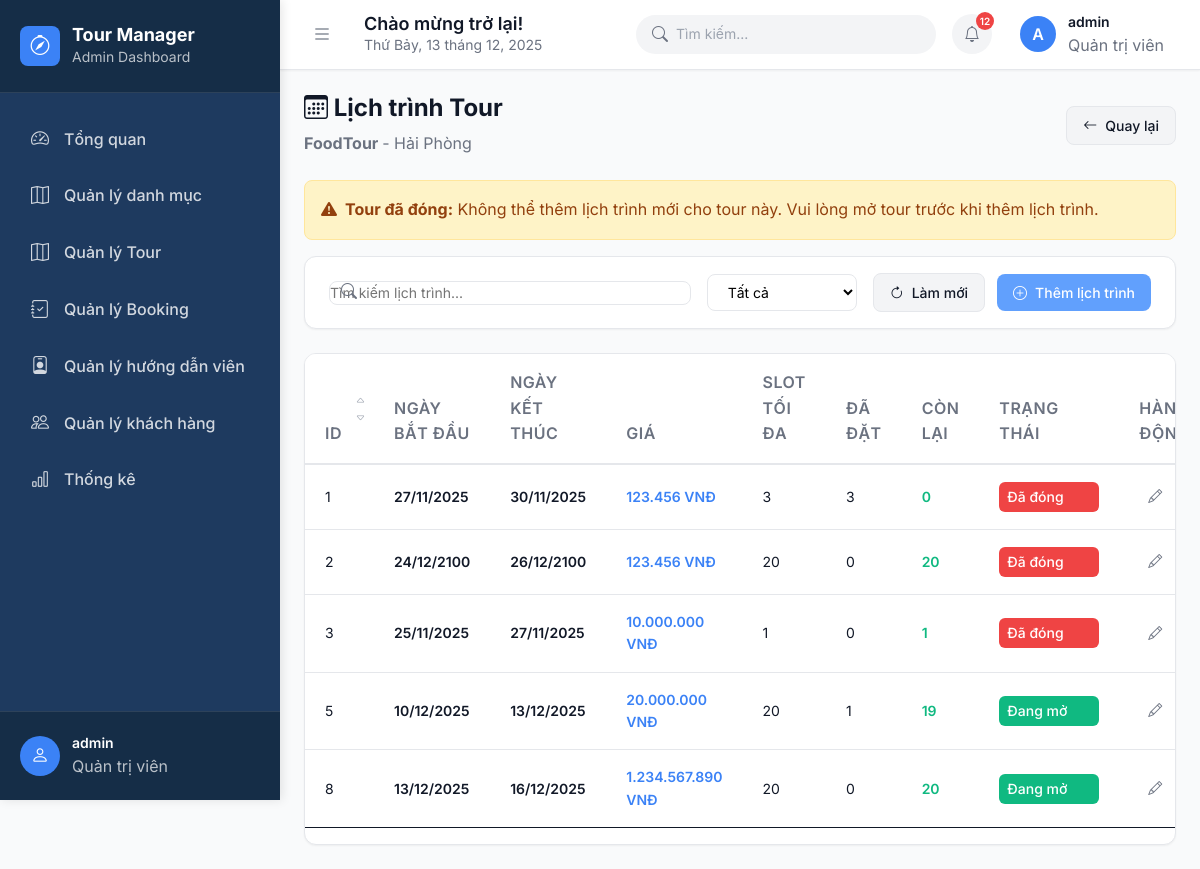
The page /?act=schedule-list&id=16 (signed in) on the database its author committed.
### tables this page shows
CREATE TABLE `tour` (
  `id` int NOT NULL,
  `tour_name` varchar(100) DEFAULT NULL,
  `image` varchar(255) DEFAULT NULL,
  `description` text,
  `destination` varchar(100) DEFAULT NULL,
  `id_danh_muc` int DEFAULT NULL,
  `status` tinyint(1) DEFAULT NULL,
  `duration` int DEFAULT NULL
);

CREATE TABLE `tour_schedule` (
  `id` int NOT NULL,
  `tour_id` int NOT NULL COMMENT 'ID của tour',
  `start_date` date NOT NULL COMMENT 'Ngày bắt đầu tour',
  `end_date` date NOT NULL COMMENT 'Ngày kết thúc tour',
  `price` decimal(15,2) NOT NULL DEFAULT '0.00' COMMENT 'Giá tour',
  `max_slots` int NOT NULL DEFAULT '0' COMMENT 'Số slot tối đa',
  `booked_slots` int NOT NULL DEFAULT '0' COMMENT 'Số slot đã đặt',
  `status` varchar(20) NOT NULL DEFAULT 'sap_mo' COMMENT 'Trạng thái: sap_mo, dang_mo, da_dong',
  `created_at` timestamp NOT NULL DEFAULT CURRENT_TIMESTAMP COMMENT 'Thời gian tạo',
  `updated_at` timestamp NOT NULL DEFAULT CURRENT_TIMESTAMP ON UPDATE CURRENT_TIMESTAMP COMMENT 'Thời gian cập nhật'
);

### controllers/TourController.php (called while the page is built, shortened)
<?php
class TourController
{
    public $modelTour;
    public $modelSchedule;
    public function __construct()
    {
        $this->modelTour = new TourModel();
        $this->modelSchedule = new ScheduleModel();
    }
   public function scheduleList()
{
    $tourId = $_GET['id'] ?? null;
    $this->modelSchedule->closeExpiredSchedulesByTour($tourId);
    $tour = $this->modelTour->getTourById($tourId);
    $schedules = $this->modelSchedule->getSchedulesByTour($tourId);
    require_file_view('Admin/Quanlytour/schedule-list', [
        'tour' => $tour,
        'schedules' => $schedules
    ]);
}
}

### models/TourModel.php (called while the page is built, shortened)
<?php
class TourModel
{
    public $conn;
    public function __construct()
    {
        $this->conn = connectDB();
    }
    public function getTourById($id)
{
    try {
        $sql = "SELECT tour.*, danhmuctour.category_name
                FROM tour
                LEFT JOIN danhmuctour
                ON tour.id_danh_muc = danhmuctour.id
                WHERE tour.id = ?";
        $stmt = $this->conn->prepare($sql);
        $stmt->execute([$id]);
        return $stmt->fetch();
    } catch (PDOException $e) {
        die("Lỗi SQL: " . $e->getMessage());
    }
}
}

### models/ScheduleModel.php (called while the page is built, shortened)
<?php
class ScheduleModel
{
    private $conn;
    protected $table = "tour_schedule";
    public function __construct()
    {
        $this->conn = connectDB();
    }
    public function getSchedulesByTour($tourId)
    {
        $sql = "SELECT * FROM $this->table WHERE tour_id = ?";
        $stmt = $this->conn->prepare($sql);
        $stmt->execute([$tourId]);
        return $stmt->fetchAll();
    }
}

### views/Admin/Quanlytour/schedule-list.php (the view, shortened to what this page needs)
<?php include "views/layout/header.php"; ?>
<?php include "views/layout/sidebar.php"; ?>
<div class="page-header">
    <div style="display: flex; justify-content: space-between; align-items: center; flex-wrap: wrap; gap: 1rem;">
        <div>
            <h1 style="margin-bottom: 0.5rem;">
                <i class="bi bi-calendar3"></i> Lịch trình Tour
            </h1>
            <p style="color: var(--text-secondary); margin: 0; font-size: 1rem;">
                <strong><?= ($tour['tour_name']) ?></strong> - <?= ($tour['destination']) ?>
            </p>
        </div>
        <a href="?act=tour-list" class="btn btn-secondary">
            <i class="bi bi-arrow-left"></i> Quay lại
        </a>
    </div>
</div>
<?php
$tourStatus = $tour['status'] ?? null;
$isTourClosed = ($tourStatus == 0 || $tourStatus == 'closed');
if ($isTourClosed): ?>
    <div class="alert alert-warning" style="margin: 1rem 0; padding: 1rem; background: #fef3c7; color: #92400e; border-radius: 0.5rem; display: flex; align-items: center; gap: 0.5rem;">
        <i class="bi bi-exclamation-triangle-fill"></i>
        <span><strong>Tour đã đóng:</strong> Không thể thêm lịch trình mới cho tour này. Vui lòng mở tour trước khi thêm lịch trình.</span>
    </div>
<?php endif; ?>
<div class="action-bar">
    <div class="action-bar-left">
        <div class="action-bar-search">
            <i class="bi bi-search"></i>
            <input type="text" placeholder="Tìm kiếm lịch trình...">
        </div>
        <div class="action-bar-filter">
            <select>
                <option>Tất cả</option>
            </select>
        </div>
    </div>
    <div class="action-bar-right">
        <a href="?act=schedule-list&id=<?= $tour['id'] ?>" class="btn btn-secondary">
            <i class="bi bi-arrow-clockwise"></i> Làm mới
        </a>
        <?php
        $tourStatus = $tour['status'] ?? null;
        $isTourClosed = ($tourStatus == 0 || $tourStatus == 'closed');
        ?>
        <?php if ($isTourClosed): ?>
            <button class="btn btn-primary" disabled title="Không thể thêm lịch trình cho tour đã đóng">
                <i class="bi bi-plus-circle"></i> Thêm lịch trình
            </button>
        <?php else: ?>
            <a href="?act=schedule-create&tour_id=<?= $tour['id'] ?>" class="btn btn-primary">
                <i class="bi bi-plus-circle"></i> Thêm lịch trình
            </a>
        <?php endif; ?>
    </div>
</div>
<div class="table-container">
    <table class="table">
        <thead>
            <tr>
                <th class="sortable">
                    ID
                    <div class="sort-icons">
                        <i class="bi bi-caret-up"></i>
                        <i class="bi bi-caret-down"></i>
                    </div>
                </th>
                <th>Ngày bắt đầu</th>
                <th>Ngày kết thúc</th>
                <th>Giá</th>
                <th>Slot tối đa</th>
                <th>Đã đặt</th>
                <th>Còn lại</th>
                <th>Trạng thái</th>
                <th>Hành động</th>
            </tr>
        </thead>
        <tbody>
            <?php if (!empty($schedules)): ?>
                <?php foreach ($schedules as $sc): ?>
                <tr>
                    <td><?= $sc['id'] ?></td>
                    <td><strong><?= date('d/m/Y', strtotime($sc['start_date'])) ?></strong></td>
                    <td><strong><?= date('d/m/Y', strtotime($sc['end_date'])) ?></strong></td>
                    <td><strong style="color: var(--primary-blue);"><?= number_format($sc['price'] ?? 0, 0, ',', '.') ?> VNĐ</strong></td>
                    <td><?= $sc['max_slots'] ?></td>
                    <td><?= $sc['booked_slots'] ?? 0 ?></td>
                    <td>
                        <strong style="color: var(--success);">
                            <?= ($sc['max_slots'] - ($sc['booked_slots'] ?? 0)) ?>
                        </strong>
                    </td>
                    <td>
                        <select class="status-select" data-schedule-id="<?= $sc['id'] ?>" style="border: none; background: transparent; padding: 0.25rem 0.5rem; border-radius: 0.375rem; cursor: pointer; font-weight: 500; min-width: 100px;">
                            <option value="dang_mo" <?= $sc['status']=='dang_mo'?'selected':'' ?> style="background: #10b981; color: #fff;">Đang mở</option>
                            <option value="da_dong" <?= $sc['status']=='da_dong'?'selected':'' ?> style="background: #ef4444; color: #fff;">Đã đóng</option>
                        </select>
                    </td>
                    <td>
                        <div class="table-actions">
                            <a href="?act=schedule-edit&id=<?= $sc['id'] ?>"
                               class="table-action-btn edit" title="Sửa">
                                <i class="bi bi-pencil"></i>
                            </a>
                        </div>
                    </td>
                </tr>
                <?php endforeach; ?>
            <?php endif; ?>
        </tbody>
    </table>
</div>
<?php include "views/layout/footer.php"; ?>

### views/Admin/Quanlytour/schedule-list.php (style rules this page uses)
.status-select { appearance: none; -webkit-appearance: none; -moz-appearance: none; background-repeat: no-repeat; background-position: right 0.5rem center; padding-right: 1.5rem !important; }
.status-select option[value="dang_mo"] { background: #10b981; color: #fff; }
.status-select option[value="da_dong"] { background: #ef4444; color: #fff; }

### rows shown on the page
tour: tour_name "FoodTour", destination "Hải Phòng"
tour_schedule: id "1", start_date "27/11/2025", end_date "30/11/2025", price "123.456", max_slots "3", booked_slots "3", $sc['max_slots'] - ($sc['booked_slots'] ?? 0) "0", status+id "Đã đóng"
tour_schedule: id "2", start_date "24/12/2100", end_date "26/12/2100", price "123.456", max_slots "20", booked_slots "0", $sc['max_slots']-($sc['booked_slots']??0) "20", status+id "Đã đóng"
tour_schedule: id "3", start_date "25/11/2025", end_date "27/11/2025", price "10.000.000", max_slots "1", booked_slots "0", $sc['max_slots']-($sc['booked_slots']??0) "1", status+id "Đã đóng"
tour_schedule: id "5", start_date "10/12/2025", end_date "13/12/2025", price "20.000.000", max_slots "20", booked_slots "1", $sc['max_slots'] - ($sc['booked_slots'] ?? 0) "19", status+id "Đang mở"
tour_schedule: id "8", start_date "13/12/2025", end_date "16/12/2025", price "1.234.567.890", max_slots "20", booked_slots "0", $sc['max_slots']-($sc['booked_slots']??0) "20", status+id "Đang mở"

### other values the page prints
substr($_SESSION['username'], 0, 1) "A"
$_SESSION['username'] "admin"
